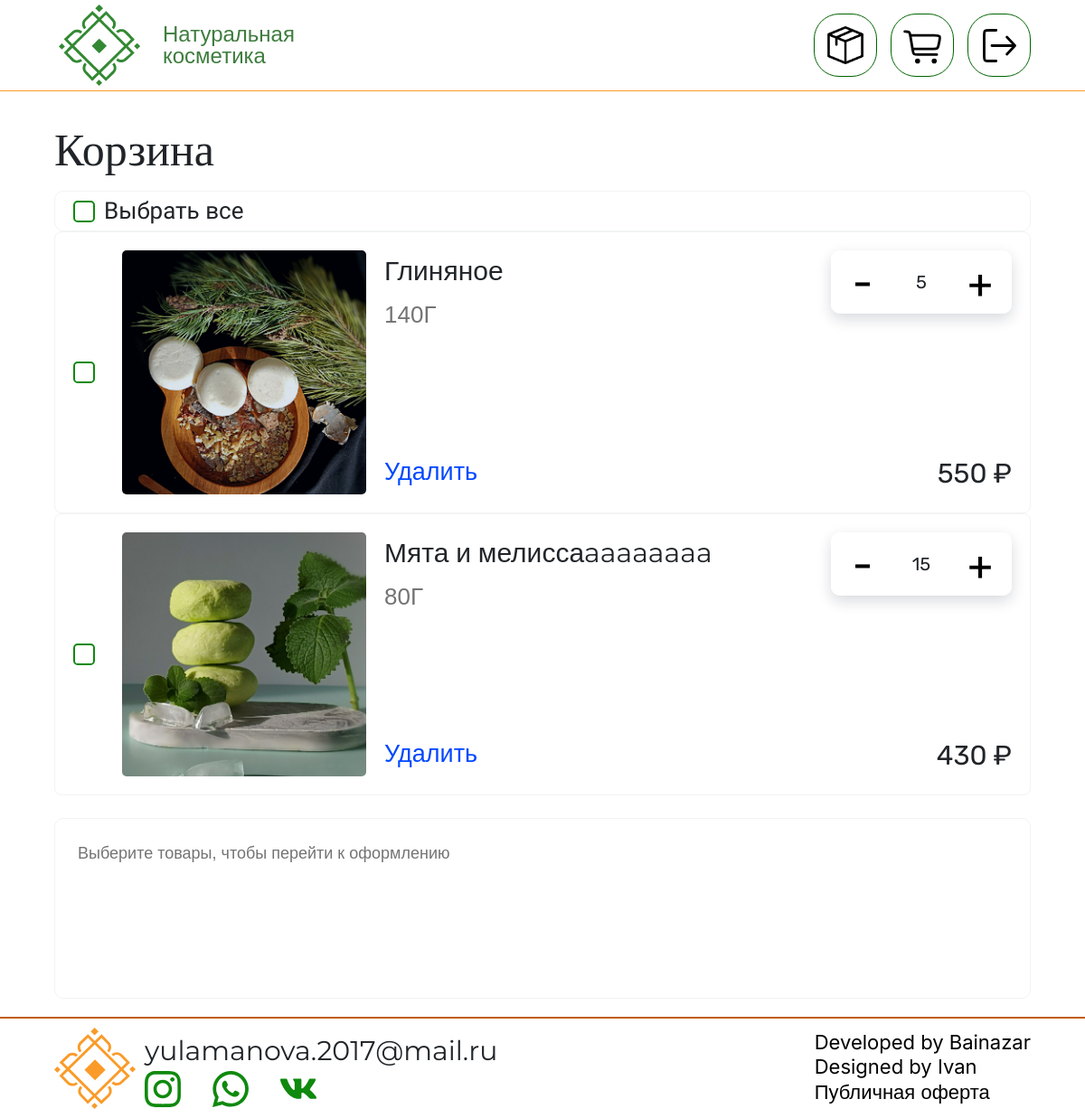
The page /cart/ (signed in) on the database as committed earlier.
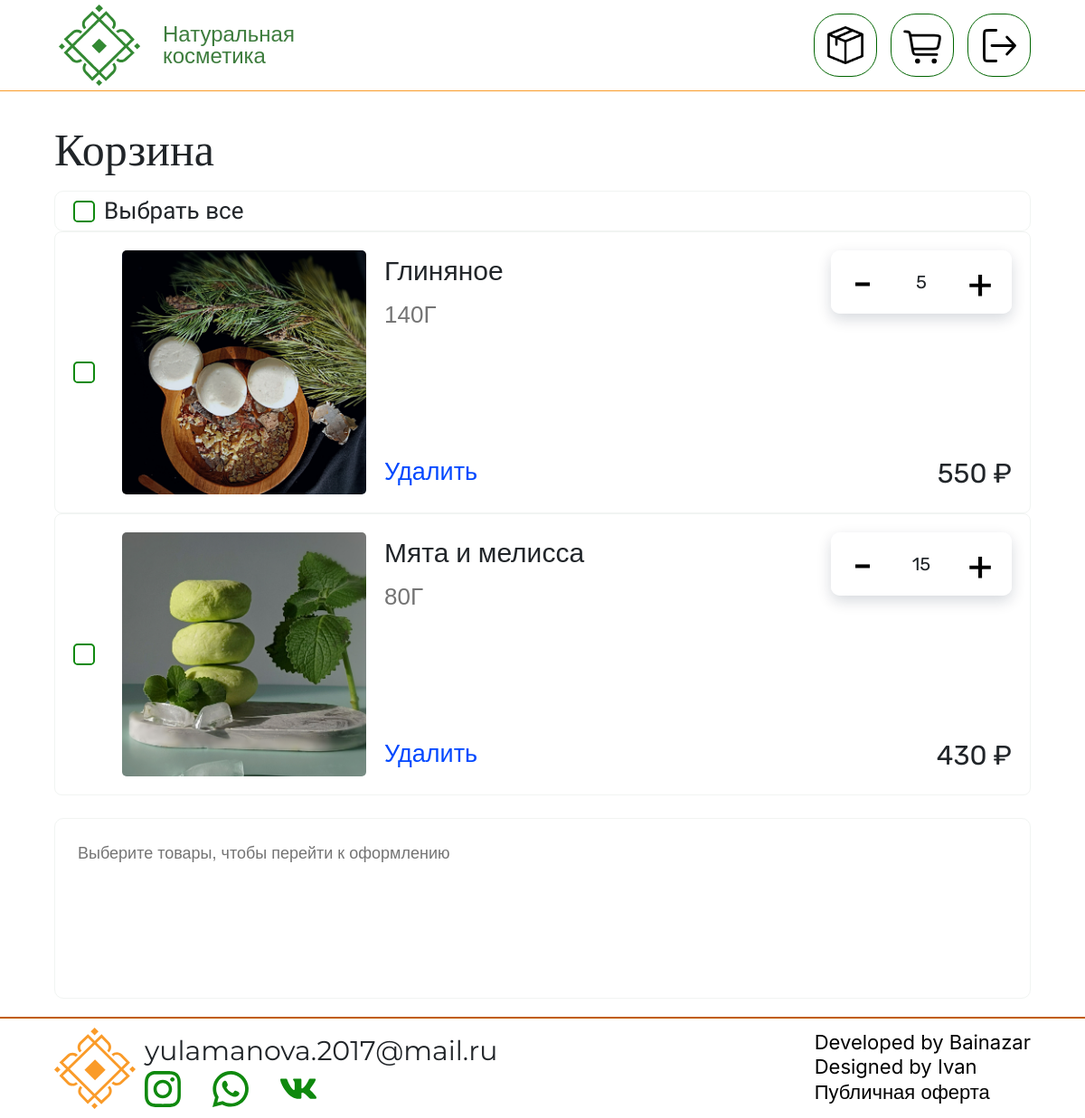
The same page on the database as committed later.
### main/models.py (models this page shows, shortened)
class Cart_relation(models.Model):
    user = models.ForeignKey(User, verbose_name="Пользователь", on_delete=models.CASCADE)
    product = models.ForeignKey(Product, verbose_name="Товар", on_delete=models.CASCADE)
    amount = models.PositiveIntegerField("Количество")
    class Meta:
        verbose_name = 'Корзина'
        verbose_name_plural = "Корзины"

class Product(models.Model):
    name = models.CharField("Название", max_length=250)
    description = models.TextField("Описание")
    price = models.IntegerField(verbose_name="Цена")
    category = models.ForeignKey(Category, verbose_name="Категория", on_delete=models.CASCADE)
    poster = models.ImageField(upload_to="posters/")
    components = models.ManyToManyField(Component, verbose_name="Составляющее")
    weight = models.PositiveIntegerField('Вес товара', help_text='Указывать в граммах', default=0)
    amount = models.IntegerField('Количество в наличии', default=1)
    def get_absolute_url(self):
        return reverse("product", kwargs={"id": self.pk})
    class Meta:
        verbose_name = 'Товар'
        verbose_name_plural = "Товары"

### main/views.py (the view)
# urls.py: path('cart/', views.cart, name='cart'),
@login_required
def cart(request):
    relations = get_products_in_cart_of(request.user)
    context = {"relations": relations}
    return render(request, 'main/cart.html', context)

### main/orm_requests.py (called while the page is built)
def get_products_in_cart_of(user):
    return Cart_relation.objects.filter(user=user, amount__gt = 0)

### templates/main/cart.html (shortened to what this page needs)
{% extends 'base.html' %}{% load static %}
{% block content %}
    <div class="cart-wrapper">
        <div class="cart-title-block">
            <span class="cart-title">
                Корзина
            </span>
        </div>
        {% if relations.count > 0 %}
        <div class="select2all">
            <label for="all-box" class="select2all-label">Выбрать все</label>
        </div>
        <div class="checkout-and-product-list">
            <div class="product-list-in-cart">
                {% for relation in relations %}
                <div class="product-block-in-cart" id="product-block-{{ relation.product.id }}">
                    <div class="product-block-wrapper">
                        <label class="product-label" for="{{ relation.product.id }}"></label>
                        <div onclick="location.href = '{{ relation.product.get_absolute_url }}'" class="img-wrapper"><img class="product-preview-in-cart" src="{{ relation.product.poster.url }}"></div>
                        <div class="common-info">
                            <div class="name-weight-delete">
                                <div class="name-weight">
                                    <span class="name">{{ relation.product.name }}</span>
                                    <span class="weight">{{ relation.product.weight }}Г</span>
                                </div>
                                <span onclick="remove({{ relation.product.id }}, '{{ csrf_token }}')" class="delete">Удалить</span>
                            </div>
                            <div class="price-plus-minus-platform">
                                <div class="plus-minus-platform">
                                    <button onclick="minus({{ relation.product.id }}, '{{ csrf_token }}')" class="minus-in-cart">-</button>
                                    <span class="count" id="count-of-{{ relation.product.id }}">{{ relation.amount }}</span>
                                    <button onclick="plus({{ relation.product.id }}, '{{ csrf_token }}')" class="plus-in-cart">+</button>
                                </div>
                                <span class="price-in-cart"><span class='price-value-{{ relation.product.id }}'>{{ relation.product.price }}</span> ₽</span>
                            </div>
                        </div>
                    </div>
                </div>
                {% endfor %}
            </div>
            <div class="checkout-block">
                <div class="checkout-block-wrapper">
                    <span class='need2select'>Выберите товары, чтобы перейти к оформлению</span>
                </div>
            </div>
        </div>
        {% else %}
            <span class="empty-cart-info">В вашей корзине ещё нет товаров</span>
        {% endif %}
    </div>
{% endblock content %}

Rows that differ between the two databases and show on the page:
changed through a linked row, Cart_relation: product.name "Мята и мелиссаaaaaaaaa" → "Мята и мелисса"
